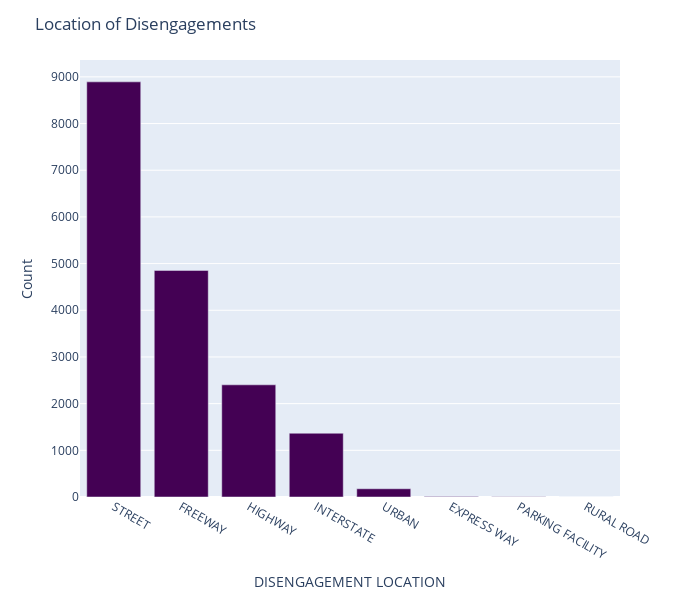
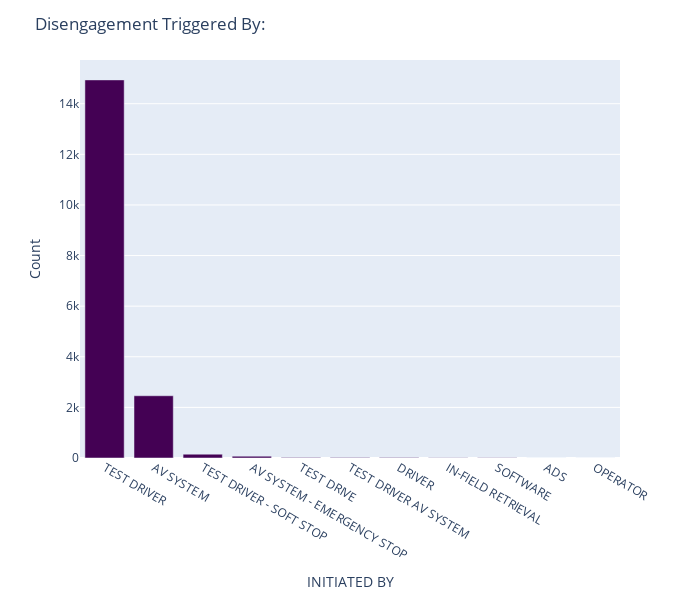

Notebook code cell kept with these figures, in order:
### Code cell
combined_dis_df["OPERATOR"] = combined_dis_df["OPERATOR"].replace(operator_name_dic)



combined_dis_df["Year"] = combined_dis_df["DATE"].dt.year
where_dis = combined_dis_df.groupby(["DISENGAGEMENT LOCATION"]).size().reset_index(name='Count')

fig = px.bar(where_dis.sort_values("Count", ascending=False),
             x="DISENGAGEMENT LOCATION",
             y="Count",
             #color="OPERATOR",
             color_discrete_sequence= px.colors.sequential.Viridis)
fig.update_layout(height=600, width=700, title="Location of Disengagements")
fig.write_image("Images/disengagement_locs.jpg")
fig.show()

who_dis = combined_dis_df.groupby(["INITIATED BY"]).size().reset_index(name='Count')
fig = px.bar(who_dis.sort_values("Count", ascending=False),
             x="INITIATED BY",
             y="Count",
             #color="OPERATOR",
             color_discrete_sequence= px.colors.sequential.Viridis)
fig.update_layout(height=600, width=700, title="Disengagement Triggered By:")
fig.write_image("Images/disengagement_why.jpg")
fig.show()

### Figure 1 — Plotly figure (JSON) as saved in the notebook; plotly's stock layout.template omitted (floating-point values rounded to 4 significant figures)
{"data": [{"alignmentgroup": "True", "hovertemplate": "DISENGAGEMENT LOCATION=%{x}<br>Count=%{y}<extra></extra>", "legendgroup": "", "marker": {"color": "#440154", "pattern": {"shape": ""}}, "name": "", "offsetgroup": "", "orientation": "v", "showlegend": false, "textposition": "auto", "type": "bar", "x": ["STREET", "FREEWAY", "HIGHWAY", "INTERSTATE", "URBAN", "EXPRESS WAY", "PARKING FACILITY", "RURAL ROAD"], "xaxis": "x", "y": [8893, 4854, 2403, 1366, 176, 13, 6, 1], "yaxis": "y"}], "layout": {"barmode": "relative", "height": 600, "legend": {"tracegroupgap": 0}, "margin": {"t": 60}, "title": {"text": "Location of Disengagements"}, "width": 700, "xaxis": {"anchor": "y", "domain": [0, 1], "title": {"text": "DISENGAGEMENT LOCATION"}}, "yaxis": {"anchor": "x", "domain": [0, 1], "title": {"text": "Count"}}}}

### Figure 2 — Plotly figure (JSON) as saved in the notebook; plotly's stock layout.template omitted (floating-point values rounded to 4 significant figures)
{"data": [{"alignmentgroup": "True", "hovertemplate": "INITIATED BY=%{x}<br>Count=%{y}<extra></extra>", "legendgroup": "", "marker": {"color": "#440154", "pattern": {"shape": ""}}, "name": "", "offsetgroup": "", "orientation": "v", "showlegend": false, "textposition": "auto", "type": "bar", "x": ["TEST DRIVER", "AV SYSTEM", "TEST DRIVER - SOFT STOP", "AV SYSTEM - EMERGENCY STOP", "TEST DRIVE", "TEST DRIVER AV SYSTEM", "DRIVER", "IN-FIELD RETRIEVAL", "SOFTWARE", "ADS", "OPERATOR"], "xaxis": "x", "y": [14941, 2460, 151, 71, 23, 21, 19, 14, 7, 3, 2], "yaxis": "y"}], "layout": {"barmode": "relative", "height": 600, "legend": {"tracegroupgap": 0}, "margin": {"t": 60}, "title": {"text": "Disengagement Triggered By:"}, "width": 700, "xaxis": {"anchor": "y", "domain": [0, 1], "title": {"text": "INITIATED BY"}}, "yaxis": {"anchor": "x", "domain": [0, 1], "title": {"text": "Count"}}}}
